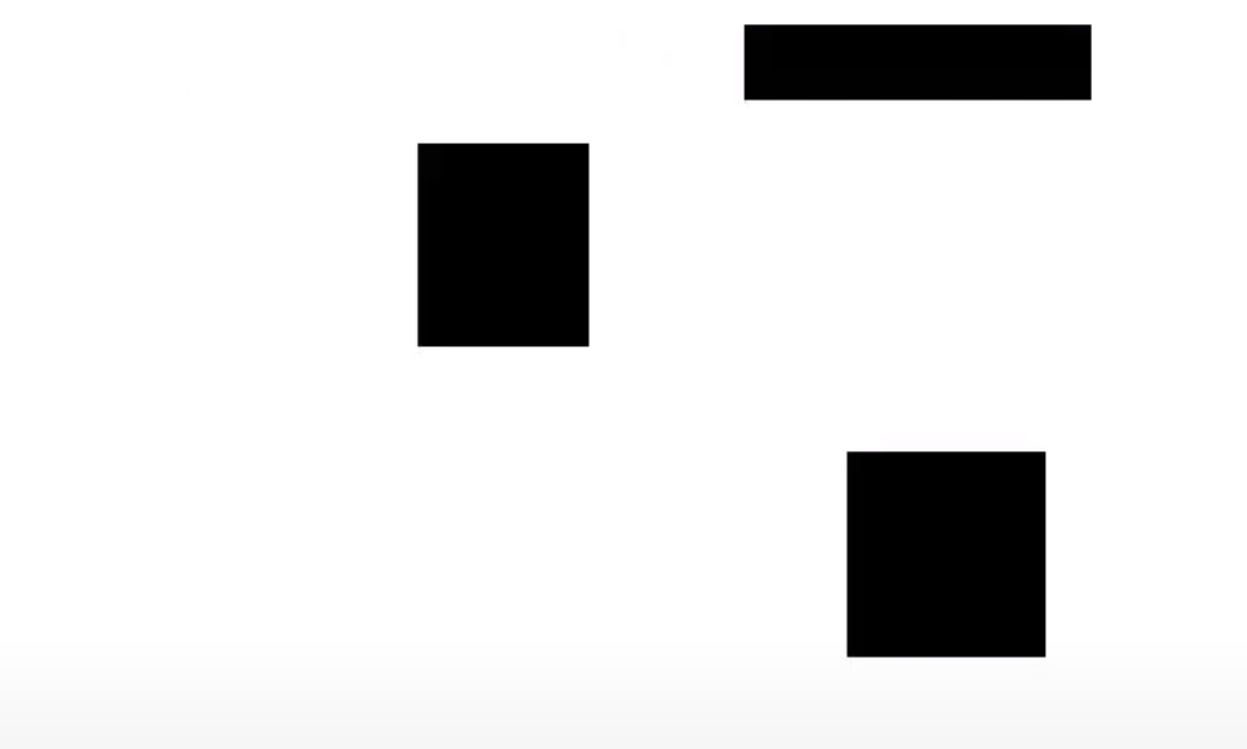
#> input picture resources/c_space.png, 1247 x 749 px, found by its file name
$ python read_cspace.py
#> lines starting #> are read from the running program, lines starting #| are printed output that depends on the picture; after the words box and inside, x2 and y2 are one past the last pixel; in counts of white or black regions, pixels touching at a corner belong together
from PIL import Image, ImageOps
import numpy as np
from numpy import ndarray
import matplotlib.pyplot as plt


# TODO fix the img creation - address artifacts
def create_img() -> None:
    img = Image.open("../resources/c_space.png")
#> img is the input picture: PIL image 1247x749 RGB; mean R, G, B 226.6, 226.5, 226.6
    img = ImageOps.grayscale(img)
#> img: PIL image 1247x749 L

    # Invert grayscale np array
    np_img = ~np.array(img)
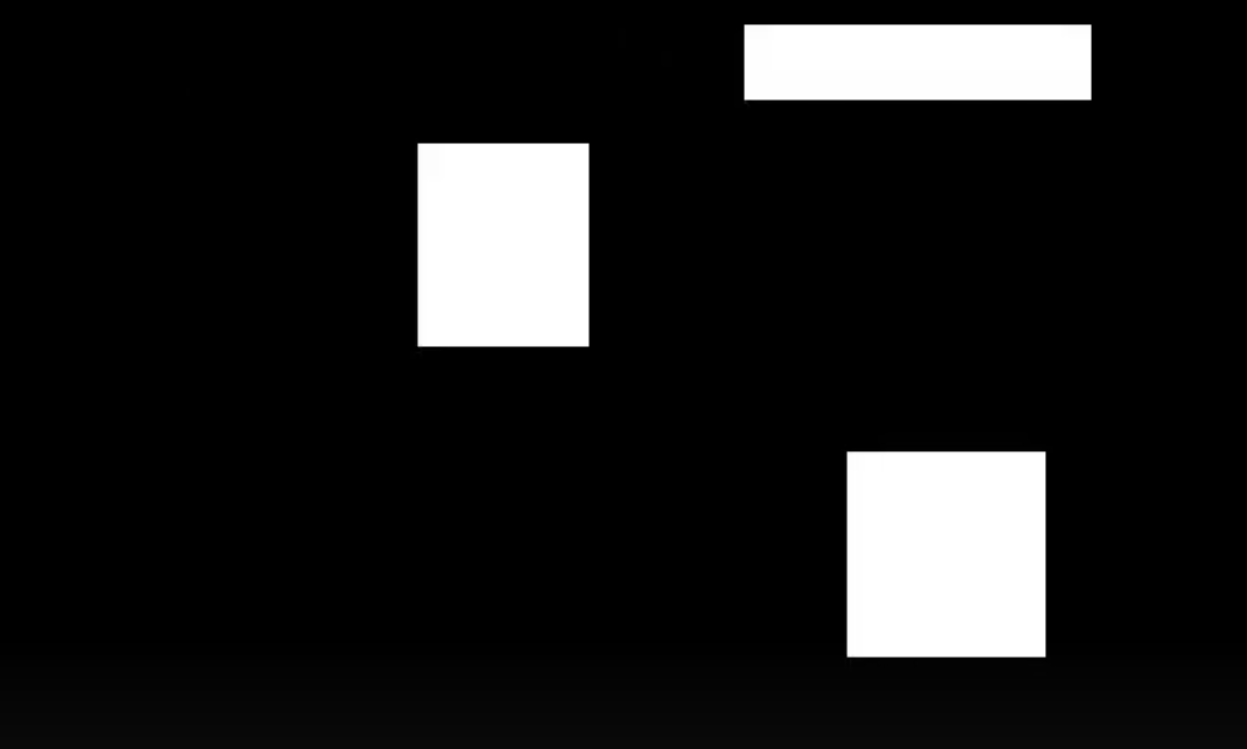
#> np_img: shape (749, 1247); min 0, max 255, mean 28.5
    np_img[np_img > 0] = 1
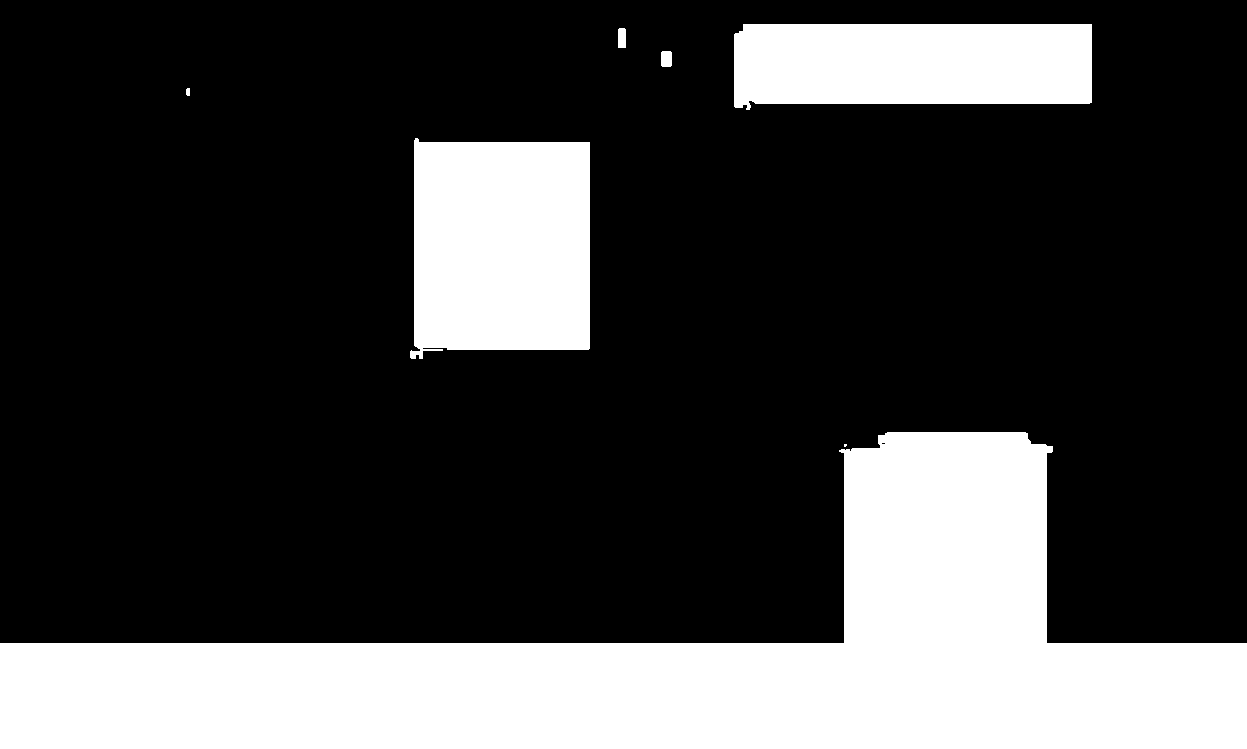
#> np_img: shape (749, 1247); values 0 (black) and 1 (white), 25.7% white; 7 white regions (1 under 20 px), largest, box (x1, y1, x2, y2) and area: (0, 432, 1247, 749) 174265, (410, 138, 590, 359) 36697, (734, 24, 1092, 110) 28613, (661, 51, 672, 67) 172, (618, 28, 626, 48) 158, (186, 88, 190, 96) 30

    plt.set_cmap("binary")
    # plt.imshow(np_img)

    # Save image as a .npy
    np.save("../resources/c_space.npy", np_img)


def read_img() -> None:
    grid = np.load("../resources/c_space.npy")
    plt.imshow(grid)
    plt.tight_layout()
    plt.show()


def read_to_np_array() -> ndarray:
    return np.load("../resources/c_space.npy")


create_img()
read_img()
